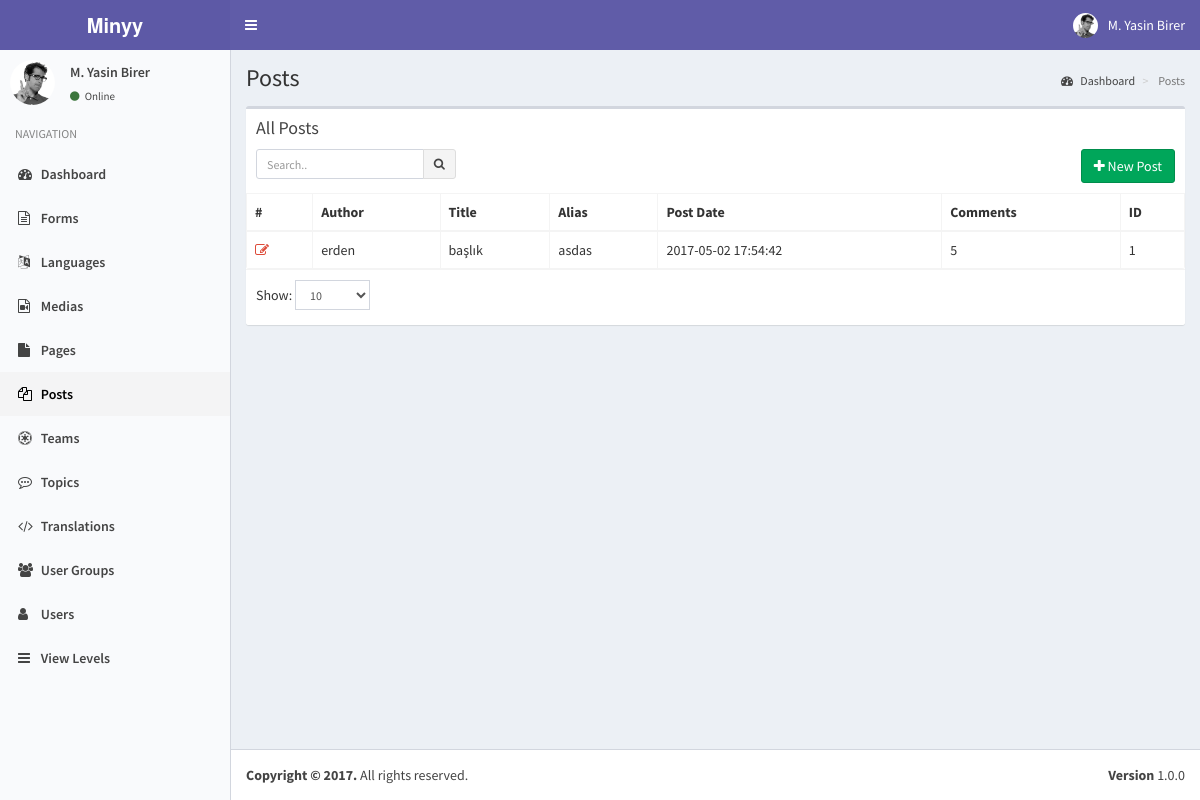
Screenshot of /index.php?controller=module&action=posts (signed in) with the database file from the repository.
### tables this page shows
CREATE TABLE `users` (
  `pk_user_id` int(11) NOT NULL,
  `username` varchar(50) NOT NULL,
  `password` varchar(50) NOT NULL,
  `email` varchar(75) NOT NULL,
  `last_visit` timestamp NOT NULL DEFAULT CURRENT_TIMESTAMP ON UPDATE CURRENT_TIMESTAMP,
  `fullname` varchar(50) DEFAULT NULL,
  `registration_date` timestamp NULL DEFAULT NULL
);

CREATE TABLE `modules` (
  `pk_module_id` int(11) NOT NULL,
  `name` varchar(20) NOT NULL,
  `icon` varchar(30) DEFAULT NULL,
  `module_key` varchar(20) NOT NULL,
  `does` text,
  `params` text
);

CREATE TABLE `posts` (
  `pk_post_id` int(11) NOT NULL,
  `author_id` int(11) NOT NULL,
  `post_date` timestamp NULL DEFAULT NULL,
  `post_title` text,
  `post_alias` text,
  `post_content` longtext,
  `post_status` varchar(20) DEFAULT NULL,
  `comment_status` varchar(20) DEFAULT NULL,
  `modified_by` int(11) DEFAULT NULL,
  `modified_date` timestamp NULL DEFAULT NULL,
  `guid` varchar(255) DEFAULT NULL,
  `post_type` varchar(20) DEFAULT NULL,
  `comment_count` bigint(20) DEFAULT NULL,
  `post_params` json DEFAULT NULL
);

### helpers/view_helper.php (called while the page is built, shortened)
<?php
class ViewHelper
{
    private static $__layout='public';
    public static function getView($viewFolder,$viewFile){
        Functions::requireFile('views/'.$viewFolder,$viewFile.'.php');
    }
    public static function setLayout($layout){
        self::$__layout=$layout;
    }
    public static function getHeader(){
        require_once('views/'.self::$__layout.'_header.php');
    }
}
?>

### controllers/posts_controller.php (called while the page is built, shortened)
<?php
class PostsController implements ModuleInterface
{
    public static function getList($params=array()) {
        $search_term=isset($_GET['search_term']) ? Functions::clearString($_GET['search_term']) : "";
        $order_by=isset($_GET['order_by']) && !empty($_GET['order_by']) ? strtolower(Functions::clearString($_GET['order_by'])) : "id";
        $order_dir=isset($_GET['order_dir']) && !empty($_GET['order_dir']) ? strtolower(Functions::clearString($_GET['order_dir'])) : "desc";
        $limit=isset($_GET['limit']) && !empty($_GET['limit']) ? (int) Functions::clearString($_GET['limit']) : 20;
        $page=isset($_GET['page']) && !empty($_GET['page']) ? (int) Functions::clearString($_GET['page']) : 1;
        $offset=($page-1)*$limit;
        $params=[
            "search_term"=>$search_term,
            "order_by"=>$order_by,
            "order_dir"=>$order_dir,
            "limit"=>$limit,
            "offset"=>$offset
        ];
        $objList = Posts::getObjList($params);
        ViewHelper::getView('posts','posts');
    }
}
?>

### index.php (called while the page is built, shortened)
<?php
require_once('helpers/view_helper.php');
require_once('helpers/functions_helper.php');
require_once('helpers/module_helper.php');
require_once('models/users_model.php');
require_once('models/view_levels_model.php');
require_once('models/posts_model.php');
require_once('routes.php');

### models/users_model.php (called while the page is built, shortened)
<?php
class Users implements DatabaseObject {
    public $groups;
    public function __construct($pk_user_id,$username,$password,$email,$last_visit,$fullname,$registration_date){
        $this->fullname=$fullname;
        $this->groups=$this->getUserGroups($pk_user_id);
        $this->modules=$this->getUserModules($pk_user_id);
    }
    public static function getObj($id){
        try{
            $db = Db::getInstance();
            $id = intval($id);
            $req = $db->prepare('SELECT * FROM users WHERE pk_user_id = :pk_user_id');
            $req->execute(array('pk_user_id' => $id));
            $obj = $req->fetch();
            if($obj){
                return new Users( $obj['pk_user_id'],
                                    $obj['username'],
                                    $obj['password'],
                                    $obj['email'],
                                    $obj['last_visit'],
                                    $obj['fullname'],
                                    $obj['registration_date']);
            }
            else{
                return [];
            }
        }
        catch (PDOException $e){
            return $e->getMessage();
        }
    }
    public function getUserGroups($id){
        try{
            $db = Db::getInstance();
            $id = intval($id);
            $req = $db->prepare('SELECT * FROM user_usergroup_map WHERE pk_user_id = :pk_user_id');
            $req->execute(array('pk_user_id' => $id));
            $list=[];
            foreach($req->fetchAll() as $obj) {
                $list[]= $obj['pk_group_id'];
            }
            return $list;
        }
        catch (PDOException $e){
            return $e->getMessage();
        }
    }
    public function getUserModules(){
        $modules=[];
        $params=[
            "search_term"=>"",
            "order_by"=>"name",
            "order_dir"=>"asc",
            "limit"=>"1000",
            "offset"=>"0"
        ];
        $viewLevels=ViewLevels::getObjList($params);
        foreach($viewLevels as $viewObj){
            $voGroups=json_decode($viewObj->groups);
            $voModules=json_decode($viewObj->modules,true);
            foreach($this->groups as $uoGroup){
                if(in_array($uoGroup,$voGroups)){
                    $keys = array_keys($voModules);
                    foreach($keys as $key){
                        if(array_key_exists($key,$modules)){
                            $temp=array_merge($modules[$key],$voModules[$key]);
                            $modules[$key]=array_unique($temp);
                        }
                        else{
                            $modules[$key]=$voModules[$key];
                        }
                    }
                }
            }
        }
        ksort($modules);
        return $modules;
    }
}

### models/view_levels_model.php (called while the page is built, shortened)
<?php
class ViewLevels implements DatabaseObject {
    public static function getObjList($params){
        $list = [];
        $order_dirs=array("desc","asc");
        $key=array_search($params["order_dir"],$order_dirs);
        $order_dir=$order_dirs[($key) ? $key : 0];
        $order_columns=array("pk_view_level_id", "title");
        $key=array_search($params["order_by"],$order_columns);
        $order_by=$order_columns[($key) ? $key : 0];
        $limit=$params["limit"] ? $params["limit"] : "20";
        $offset=$params["offset"] ? $params["offset"] : "0";
        $query="SELECT * FROM view_levels";
        $query.=" ORDER BY $order_by $order_dir LIMIT :offset , :limit";
        $db = Db::getInstance();
        $req = $db->prepare($query);
        $req->bindValue(':limit', intval($limit), PDO::PARAM_INT);
        $req->bindValue(':offset', intval($offset), PDO::PARAM_INT);
        $req->execute();
        foreach($req->fetchAll() as $obj) {
            $list[] = new ViewLevels( $obj['pk_view_level_id'],
                                $obj['title'],
                                $obj['groups'],
                                $obj['modules']);
        }
        return $list;
    }
}

### helpers/module_helper.php (called while the page is built, shortened)
<?php
class ModuleHelper
{
    public static function getModules(){
        try{
            $db = Db::getInstance();
            $req = $db->prepare('SELECT * FROM modules');
            $req->execute();
            $res=$req->fetchAll(PDO::FETCH_ASSOC);
            $returnArray=[];
            foreach($res as $obj){
                $returnArray[$obj['module_key']]=$obj;
            }
            return $returnArray;
        }
        catch(PDOException $e){
            return [];
            var_dump($e);
            die('Die...');
        }
    }
}
?>

### models/posts_model.php (called while the page is built, shortened)
<?php
    class Posts implements DatabaseObject {
        public function __construct($pk_post_id,$author_id,$author_name,$post_date,$post_title,$post_alias,$post_content,$post_status,$comment_status,$modified_by,$modified_date,$guid,$post_type,$comment_count,$post_params){
            $this->pk_post_id=$pk_post_id;
            $this->author_name=$author_name;
            $this->post_date=$post_date;
            $this->post_title=$post_title;
            $this->post_alias=$post_alias;
            $this->comment_count=$comment_count;
        }
        public static function getObjList($params){
            $list = [];
            $order_dirs=array("desc","asc");
            $key=array_search($params["order_dir"],$order_dirs);
            $order_dir=$order_dirs[($key) ? $key : 0];
            $order_columns=array("pk_post_id","author_id", "post_date", "modified_by", "modified_date", "post_type", "comment_count");
            $key=array_search($params["order_by"],$order_columns);
            $order_by=$order_columns[($key) ? $key : 0];
            $limit=$params["limit"] ? $params["limit"] : "20";
            $offset=$params["offset"] ? $params["offset"] : "0";
            $query="SELECT p.pk_post_id,p.author_id,u.username,p.post_date,p.post_title,p.post_alias,p.post_status,p.comment_status,p.modified_by,p.modified_date,p.guid,p.post_type,p.comment_count,p.post_params FROM minyy.posts as p LEFT JOIN minyy.users as u on p.author_id=u.pk_user_id";
            $query.=" ORDER BY $order_by $order_dir LIMIT :offset , :limit";
            $db = Db::getInstance();
            $req = $db->prepare($query);
            $req->bindValue(':limit', intval($limit), PDO::PARAM_INT);
            $req->bindValue(':offset', intval($offset), PDO::PARAM_INT);
            $req->execute();
            foreach($req->fetchAll() as $obj) {
                $list[] = new Posts( $obj['pk_post_id'],
                                    $obj['author_id'],
                                    $obj['username'],
                                    $obj['post_date'],
                                    $obj['post_title'],
                                    $obj['post_alias'],
                                    '',
                                    $obj['post_status'],
                                    $obj['comment_status'],
                                    $obj['modified_by'],
                                    $obj['modified_date'],
                                    $obj['guid'],
                                    $obj['post_type'],
                                    $obj['comment_count'],
                                    $obj['post_params']);
            }
            return $list;
        }
    }
?>

### views/posts/posts.php (the view, shortened to what this page needs)
<?php ViewHelper::getHeader(); ?>
<?php
    global $objList;
    global $params;
?>
<section class="content-header">
    <h1>
    </h1>
    <ol class="breadcrumb">
    <li><a href="index.php"><i class="fa fa-dashboard"></i> <?php T::__("Dashboard"); ?></a></li>
    <li class="active"> <?php T::__("Posts"); ?></li>
    </ol>
</section>
<section class="content">
    <div class="row">
    <div class="col-xs-12">
        <div class="box">
        <div class="box-header">
            <h3 class="box-title"><?php T::__("All Posts"); ?></h3>
            <div class="box-toolbox">
            <form id="search-form">
            <div class="input-group input-group-sm pull-left search-form">
                <input type="text" name="table_search" class="form-control pull-right" placeholder="<?php T::__("Search.."); ?>" <?php echo !empty(Functions::getUrlVariableValue("search_term")) ? "value='".htmlspecialchars(urldecode(Functions::getUrlVariableValue("search_term")))."'" : ""; ?> />
                <div class="input-group-btn">
                <button type="submit" class="btn btn-default"><i class="fa fa-search"></i></button>
                </div>
            </div>
            </form>
            <a href="index.php?controller=module&action=posts&do=add">
                <button type="button" class="btn btn-success pull-right">
                    <i class="fa fa-plus"></i> <?php T::__("New Post"); ?>
                </button>
            </a>
            </div>
        </div>
        <div class="box-body table-responsive no-padding">
            <table class="table table-hover table-bordered">
            <thead>
                <tr>
                    <th>#</th>
                    <th><?php T::__("Author"); ?></th>
                    <th><?php T::__("Title"); ?></th>
                    <th><?php T::__("Alias"); ?></th>
                    <th><?php T::__("Post Date"); ?></th>
                    <th><?php T::__("Comments"); ?></th>
                    <th><?php T::__("ID"); ?></th>
                </tr>
            </thead>
            <tbody>
            <?php $i=$params['offset']+1; foreach($objList as $post): ?>
            <tr data-id="<?php echo $post->pk_post_id; ?>">
                <td><a data-toggle="tooltip" title="Düzenle" class="text-red" href="index.php?controller=module&action=posts&do=edit&id=<?php echo $post->pk_post_id; ?>"><i class="fa fa-edit"></i></a></td>
                <td class="has-link"><?php echo $post->author_name; ?></td>
                <td class="has-link"><?php echo $post->post_title; ?></td>
                <td class="has-link"><?php echo $post->post_alias; ?></td>
                <td class="has-link"><?php echo $post->post_date; ?></td>
                <td class="has-link"><?php echo $post->comment_count; ?></td>
                <td class="has-link"><?php echo $post->pk_post_id; ?></td>
            </tr>
            <?php endforeach; ?>
            </tbody></table>
        </div>
        <div class="box-footer clearfix">
            <div class="table-length dataTables_length pull-left">
                <label><?php T::__("Show:"); ?>
                    <select name="limit" class="form-control input-sm">
                    <option value="10" <?php echo Functions::getUrlVariableValue("limit")=="10" ? "selected" : ""; ?>>10</option>
                    </select>
                </label>
            </div>
        </div>
        </div>
    </div>
    </div>
</section>

### views/static/header.php (shortened to what this page needs)
<?php
global $currentUser;
?>
<a href="index.php" class="logo">
    <span class="logo-lg"><b>Minyy</b></span>
</a>
<nav class="navbar navbar-static-top">
    <a href="#" class="sidebar-toggle" data-toggle="offcanvas" role="button">
    </a>
    <div class="navbar-custom-menu">
    <ul class="nav navbar-nav">
        <li class="dropdown user user-menu">
        <a href="#" class="dropdown-toggle" data-toggle="dropdown">
            <img src="assets/img/user2-160x160.jpg" class="user-image" alt="User Image">
            <span class="hidden-xs"><?php echo $currentUser->fullname; ?></span>
        </a>
            </li>
        </ul>
    </div>
</nav>

### views/static/sidebar.php
<?php
global $currentUser;
global $MODULES;
?>
<section class="sidebar">
    <div class="user-panel">
    <div class="pull-left image">
        <img src="assets/img/user2-160x160.jpg" class="img-circle" alt="User Image">
    </div>
    <div class="pull-left info">
        <p><?php echo $currentUser->fullname; ?></p>
        <a href="#"><i class="fa fa-circle text-success"></i> <?php echo T::__('Online'); ?></a>
    </div>
    </div>
    <ul class="sidebar-menu">
    <li class="header"><?php echo T::__('NAVIGATION'); ?></li>
    <?php
    foreach($currentUser->modules as $module=>$moduleProps):
    ?>
    <li class="<?php echo Functions::isActive($module); ?>">
        <a href="index.php?controller=module&action=<?php echo $module; ?>"><i class="fa <?php echo $MODULES[$module]["icon"]; ?>"></i> <?php echo $MODULES[$module]["name"]; ?></a>
    </li>
    <?php endforeach; ?>
    </ul>
</section>

### rows the page displays
users: fullname "M. Yasin Birer"
modules: name "Dashboard"
modules: name "Forms"
modules: name "Languages"
modules: name "Medias"
modules: name "Pages"
modules: name "Posts"
modules: name "Teams"
modules: name "Topics"
modules: name "Translations"
modules: name "User Groups"
modules: name "Users"
modules: name "View Levels"
posts: author.username "erden", post_title "başlık", post_alias "asdas", post_date "2017-05-02 17:54:42", comment_count "5", pk_post_id "1"

### other values shown
$text "Online NAVIGATION Posts Dashboard Posts All Posts New Post Author Title Alias Post Date Comments ID Show:"
